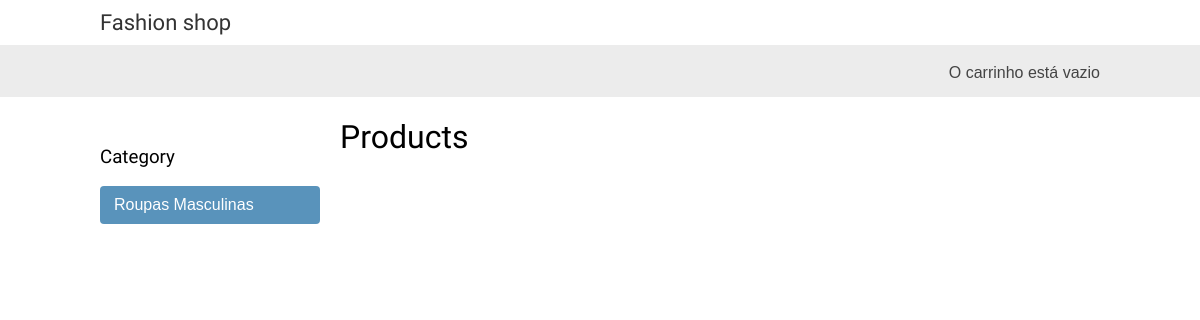
Page /masculino/ on the earlier database version.
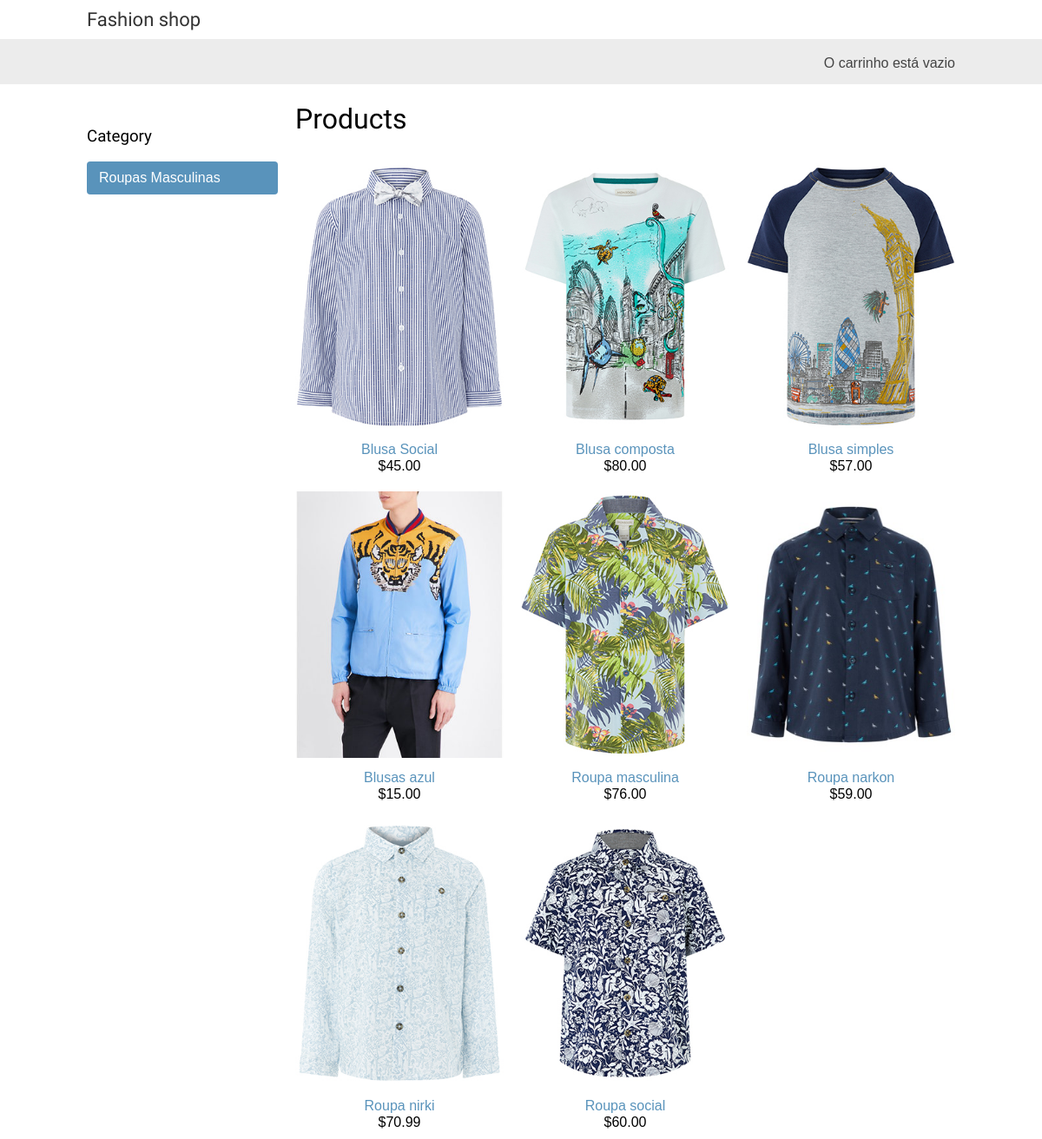
Same page on the later database version.
### shop/models.py (models this page shows, shortened)
class Product(models.Model):
	category = models.ForeignKey(Category, related_name = 'products')
	name = models.CharField(max_length=200, db_index=True)
	slug = models.SlugField(max_length=200, db_index=True)
	image = models.ImageField(upload_to='products/%y/%m/%d', blank=True)
	description = models.TextField(blank=True)
	price = models.DecimalField(max_digits=10, decimal_places=2)
	stock = models.PositiveIntegerField()
	avaliable = models.BooleanField()
	created = models.DateTimeField(auto_now_add=True)
	updated = models.DateTimeField(auto_now_add=True)
	class Meta:
		ordering = ('name', )
		index_together = (('id', 'slug'))
	def get_absolute_url(self):
		return reverse('shop:product_detail', args=[self.id, self.slug])

### shop/views.py (the view)
# urls.py: url(r'^masculino/$', views.male_product_list, name='male_product_list'),
def male_product_list(request):
	male = Product.objects.filter(slug="masculino")
	return render(request, 'shop/product/masculino.html', {'male':male})

### cart/cart.py (called while the page is built)
    def __len__(self):
        return sum(item['quantity'] for item in self.cart.values())

### cart/context_processors.py (called while the page is built)
def cart(request):
    return {'cart': Cart(request) }

### shop/templates/shop/product/masculino.html (shortened to what this page needs)
{% extends 'shop/base.html' %}
{% load static %}
{% block content %}
	<div id='sidebar'>
		<h3>Category</h3>
		<ul>
			<li {% if not category %}class="selected"{% endif %}>
				<a href="{% url "shop:product_list" %}">Roupas Masculinas</a>
			</li>
		</ul>
	</div>
	<div id='main' class='product-list'>
		<h1>{% if category %} {{ category.name }} {% else %}Products{% endif %} </h1>
		{% for product in male %}
			<div class='item'>
				<a href="{{ product.get_absolute_url }}">
				<img src="{% if product.image %}{{ product.image.url }}{%else %}{% static "img/no_image.png" %}{% endif %}">
				</a>
				<a href="{{ product.get_absolute_url }}">{{ product.name }}</a> <br>
				${{ product.price }}
			</div>
			{% endfor %}
		</div>
		{% endblock %}

Differences in the rows shown:
added Product: image (picture), name "Blusa Social", price "45.00"
added Product: image (picture), name "Blusa composta", price "80.00"
added Product: image (picture), name "Blusa simples", price "57.00"
added Product: image (picture), name "Blusas azul", price "15.00"
added Product: image (picture), name "Roupa masculina", price "76.00"
added Product: image (picture), name "Roupa narkon", price "59.00"
added Product: image (picture), name "Roupa nirki", price "70.99"
added Product: image (picture), name "Roupa social", price "60.00"
